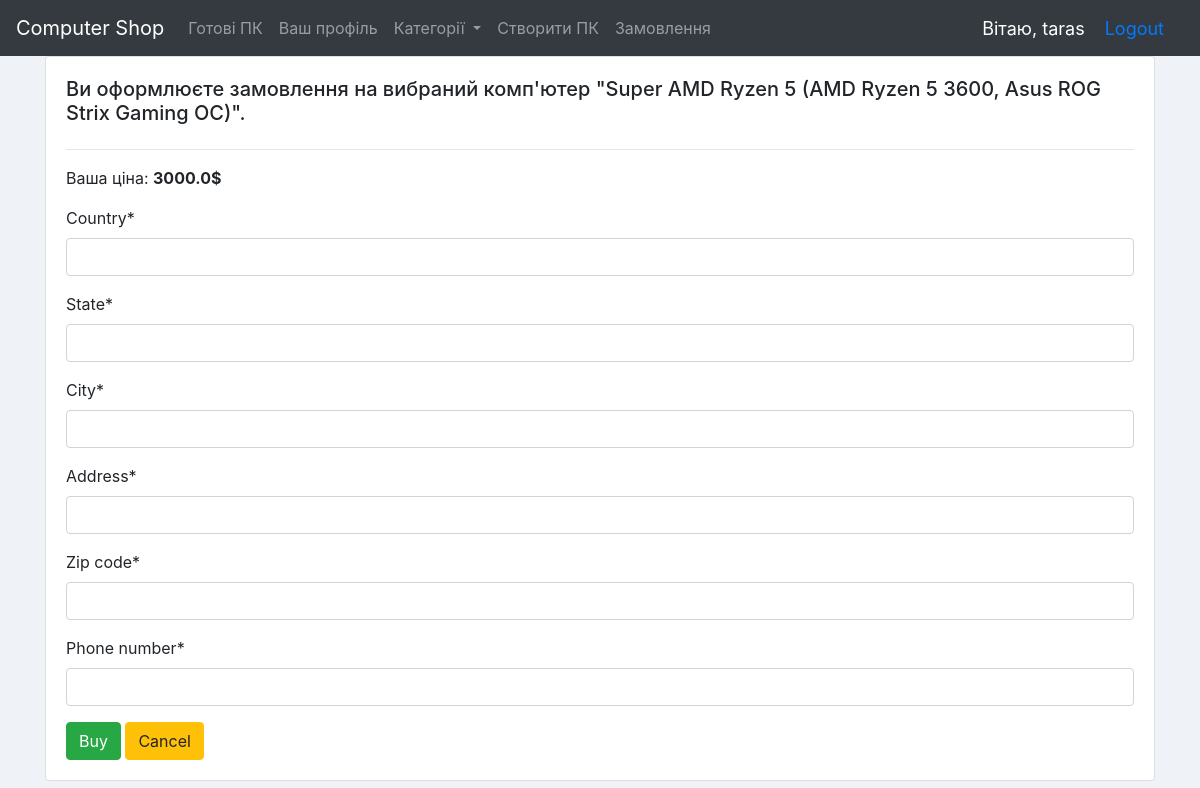
Screenshot of /computer/buy/1 (signed in) with the database file from the repository.
### computers/models.py (models this page shows, shortened)
class Computer(models.Model):
    name = models.CharField(max_length=150, null=True)
    description = models.TextField(max_length=750, null=True, )
    cpu = models.ForeignKey('Cpu', on_delete=models.SET_NULL, null=True)
    cpu_cooler = models.ForeignKey('CpuCooler', on_delete=models.SET_NULL, null=True)
    motherboard = models.ForeignKey('Motherboard', on_delete=models.SET_NULL, null=True)
    memory = models.ManyToManyField('Memory')
    storage = models.ManyToManyField('Storage')
    video_card = models.ForeignKey('VideoCard', on_delete=models.SET_NULL, null=True)
    psu = models.ForeignKey('PowerSupply', on_delete=models.SET_NULL, null=True)
    case = models.ForeignKey('Case', on_delete=models.SET_NULL, null=True)
    price = models.FloatField(null=True)
    profit = models.FloatField(null=True, default=0)
    def __str__(self):
        return self.name

class Cpu(models.Model):
    name = models.CharField(max_length=150, null=True)
    model = models.CharField(max_length=150, null=True)
    series = models.CharField(max_length=150, null=True)
    socket = models.CharField(max_length=150, null=True)
    core_count = models.PositiveIntegerField(null=True)
    core_clock = models.FloatField(null=True)  # add GHz when printing out
    price = models.FloatField(null=True)
    def __str__(self):
        return self.name

class VideoCard(models.Model):
    name = models.CharField(max_length=150, null=True)
    chipset = models.CharField(max_length=150, null=True)
    memory = models.CharField(max_length=150, null=True)
    core_clock = models.FloatField(null=True)  # add MHz when printing out
    interface = models.CharField(max_length=150, null=True)
    price = models.FloatField(null=True)
    def __str__(self):
        return self.name

### computers/decorators.py (the view)
        def wrapper_func(request, *args, **kwargs):
            group = None
            if request.user.groups.exists():
                group = request.user.groups.all()[0].name
            if group in allowed_roles:
                return view_func(request, *args, **kwargs)
            else:
                return HttpResponse('You are not authorized!')

### computers/forms.py
class PlaceOrderForm(ModelForm):
    class Meta:
        model = Order
        fields = '__all__'
        exclude = ['full_name', 'computer', 'customer', 'status', 'date_created']

### computers/views/order_views.py (called while the page is built, shortened)
@login_required(login_url='login')
@allowed_users(allowed_roles=['admin', 'customer'])
def place_order(request, computer_id):
    _computer = Computer.objects.get(id=computer_id)
    customer = Customer.objects.get(user=request.user)
    form = PlaceOrderForm()
    context = {'form': form,'computer': _computer}
    return render(request, 'computers/order/create.html', context)

### computers/templates/computers/order/create.html (shortened to what this page needs)
{% extends 'computers/base.html' %}
{% load crispy_forms_tags %}
{% block content %}
<div class="card card-body">
    <h5>Ви оформлюєте замовлення на вибраний комп'ютер "{{ computer }} ({{ computer.cpu }}, {{ computer.video_card }})".</h5>
    <hr>
    <p>Ваша ціна: <b>{{computer.price}}$</b></p>
    <form action="" method="POST">
        {{ form|crispy }}
        <input class="btn btn-success" type="submit" name="Submit" value="Buy">
        <a class="btn btn-warning" href="{% url 'computer' computer.id %}">Cancel</a>
    </form>
</div>
{% endblock %}

### computers/templates/computers/base.html (shortened to what this page needs)
<!DOCTYPE html>
<html lang="en">
<head>
    <link rel="stylesheet" href="https://maxcdn.bootstrapcdn.com/bootstrap/4.0.0/css/bootstrap.min.css"
>
    {% load static %}
</head>
<body>
<nav class="navbar navbar-expand-lg navbar-dark bg-dark">
    <a class="navbar-brand" href="{% url 'home' %}">Computer Shop</a>
    {% include 'computers/navbar.html' %}
    <span class="hello-msg">Вітаю, {{request.user}}</span>
    {% if request.user.is_authenticated %}
        <span class="hello-msg"><a href="{% url 'logout' %}">Logout</a></span>
    {% else %}
        <span class="hello-msg"><a href="{% url 'login' %}">Login</a></span>
    {% endif %}
</nav>
<div class="{% block container %}container{% endblock %}">
    {% block content %}
    {% endblock %}
</div>
</body>
</html>

### computers/templates/computers/base.html (style rules this page uses)
body { background-color:#eff2f6; }
.hello-msg { font-size: 18px; color: #fff; margin-right: 20px; }

### rows the page displays
Computer: name "Super AMD Ryzen 5", cpu "AMD Ryzen 5 3600", video_card "Asus ROG Strix Gaming OC", price "3000.0"

### other values shown
{{ request.user }} "taras"
